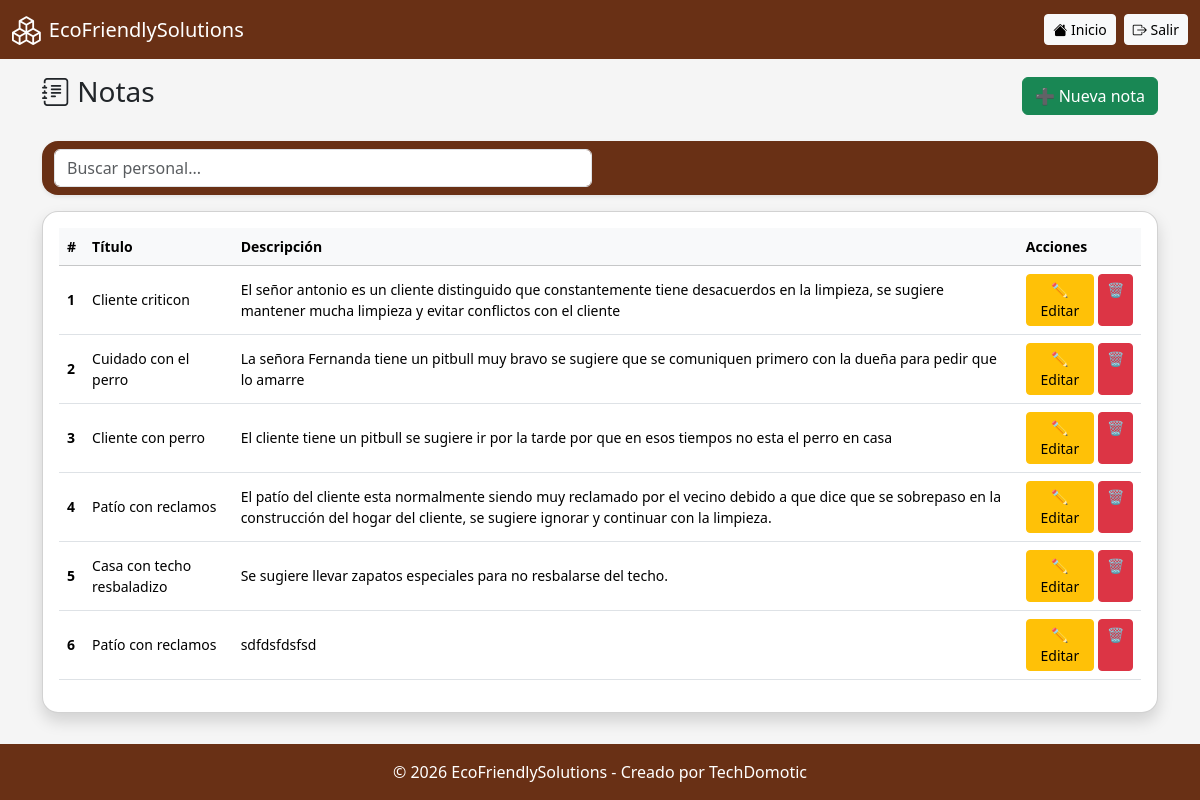
The page /notas/listar.php (signed in) on the database its author committed.
### tables this page shows
CREATE TABLE `notas` (
  `id_notas` int(11) NOT NULL,
  `id_operacion` int(11) DEFAULT NULL,
  `titulo` varchar(150) NOT NULL,
  `escrito` varchar(500) DEFAULT NULL,
  `estatus` tinyint(1) DEFAULT 1,
  `fecha_creacion` timestamp NOT NULL DEFAULT current_timestamp()
);

### notas/listar.php (the view, shortened to what this page needs)
<?php
include '../includes/conexion.php';
include '../includes/header.php';
$result = $conn->query("
SELECT * FROM notas WHERE estatus = true
");
?>
<div class="d-flex justify-content-between align-items-center mb-4">
    <h3><i class="bi bi-journal-text"></i> Notas</h3>
    <a href="crear.php" class="btn btn-success">➕ Nueva nota</a>
</div>
<nav class="navbar bg-body-tertiary mb-3 rounded-4 shadow-sm">
  <div class="container-fluid">
    <div class="col-12 col-md-6"> <form class="d-flex" role="search" onsubmit="return false;">
            <input class="form-control me-2" type="search" id="inputBusqueda" placeholder="Buscar personal...">
        </form>
    </div>
  </div>
</nav>
<div class="card shadow rounded-4">
<div class="card-body table-responsive" style="max-height: 600px; overflow-y: auto;">
<table class="table table-hover align-middle small" id="tablaNotas">
<thead class="table-light">
<tr>
<th style="position: sticky; top: 0; z-index: 2; background-color: #f8f9fa;">#</th>
<th style="position: sticky; top: 0; z-index: 2; background-color: #f8f9fa;">T&iacute;tulo</th>
<th style="position: sticky; top: 0; z-index: 2; background-color: #f8f9fa;">Descripci&oacute;n</th>
<th style="position: sticky; top: 0; z-index: 2; background-color: #f8f9fa;">Acciones</th>
</tr>
</thead>
<tbody>
<?php $contador = 1; ?>
<?php while($row = $result->fetch_assoc()): ?>
<td><strong><?= $contador; ?></strong></td>
<td><?= htmlspecialchars($row['titulo']); ?></td>
<td><?= htmlspecialchars($row['escrito']); ?></td>
<td class="text-center">
<div class="d-flex flex-row flex-sm-row justify-content-center gap-1">
<a href="editar.php?id=<?= $row['id_notas']; ?>"
class="btn btn-sm btn-warning">
✏️ Editar
</a>
<a href="eliminar.php?id=<?= $row['id_notas'] ?>"
class="btn btn-sm btn-danger"
onclick="return confirm('¿Eliminar nota?')">🗑️</a>
</td>
</div>
<?php $contador++; ?>
<?php endwhile; ?>
<?php include '../includes/footer.php'; ?>

### css/estilos.css (style rules this page uses)
:root { --main-brown: #693015; }
body { background: #f5f5f5; display: flex; flex-direction: column; min-height: 100vh; }
.navbar, .footer { background-color: var(--main-brown) !important; }

### rows shown on the page
notas: titulo "Cliente criticon", escrito "El señor antonio es un cliente distinguido que constantemente tiene desacuerdos en la limpieza, se sugiere mantener mucha limpieza y evitar conflictos con el cliente"
notas: titulo "Cuidado con el perro", escrito "La señora Fernanda tiene un pitbull muy bravo se sugiere que se comuniquen primero con la dueña para pedir que lo amarre"
notas: titulo "Cliente con perro", escrito "El cliente tiene un pitbull se sugiere ir por la tarde por que en esos tiempos no esta el perro en casa"
notas: titulo "Patío con reclamos", escrito "El patío del cliente esta normalmente siendo muy reclamado por el vecino debido a que dice que se sobrepaso en la construcción del hogar del cliente, se sugiere ignorar y continuar con la limpieza."
notas: titulo "Casa con techo resbaladizo", escrito "Se sugiere llevar zapatos especiales para no resbalarse del techo."
notas: titulo "Patío con reclamos", escrito "sdfdsfdsfsd"

### other values the page prints
$pageTitle "EcoFriendlySolutions"
